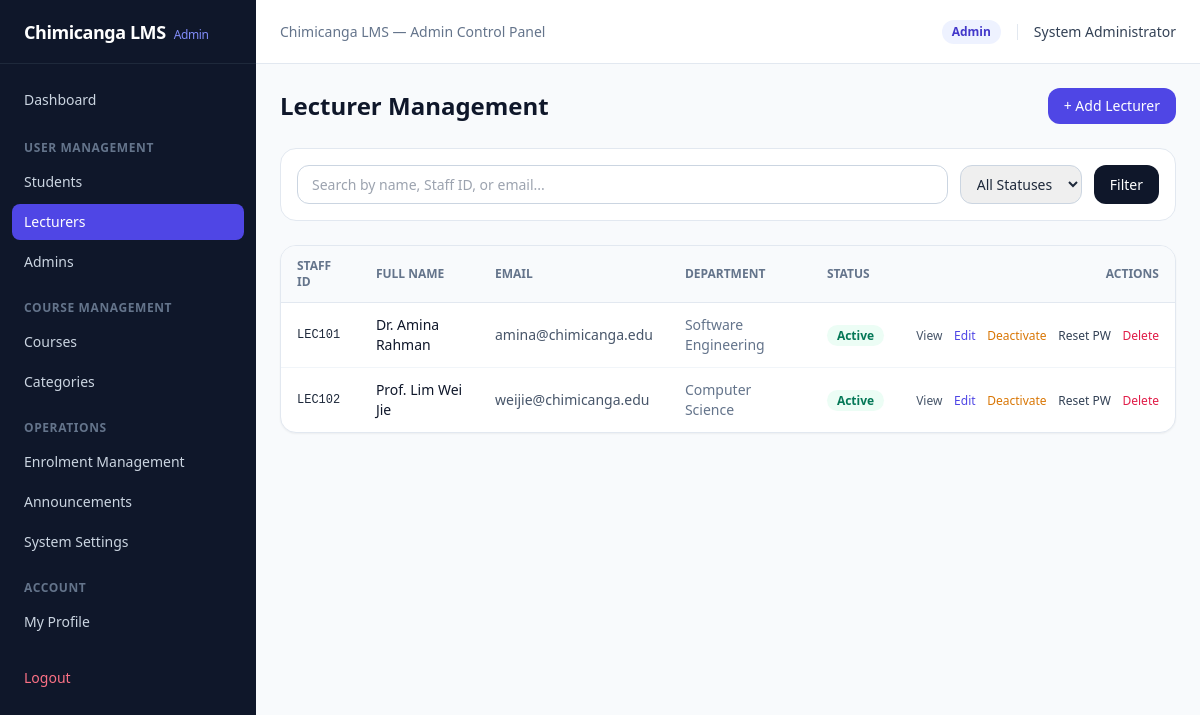
/admin/lecturers.php (signed in), run on an earlier commit of the app's database.
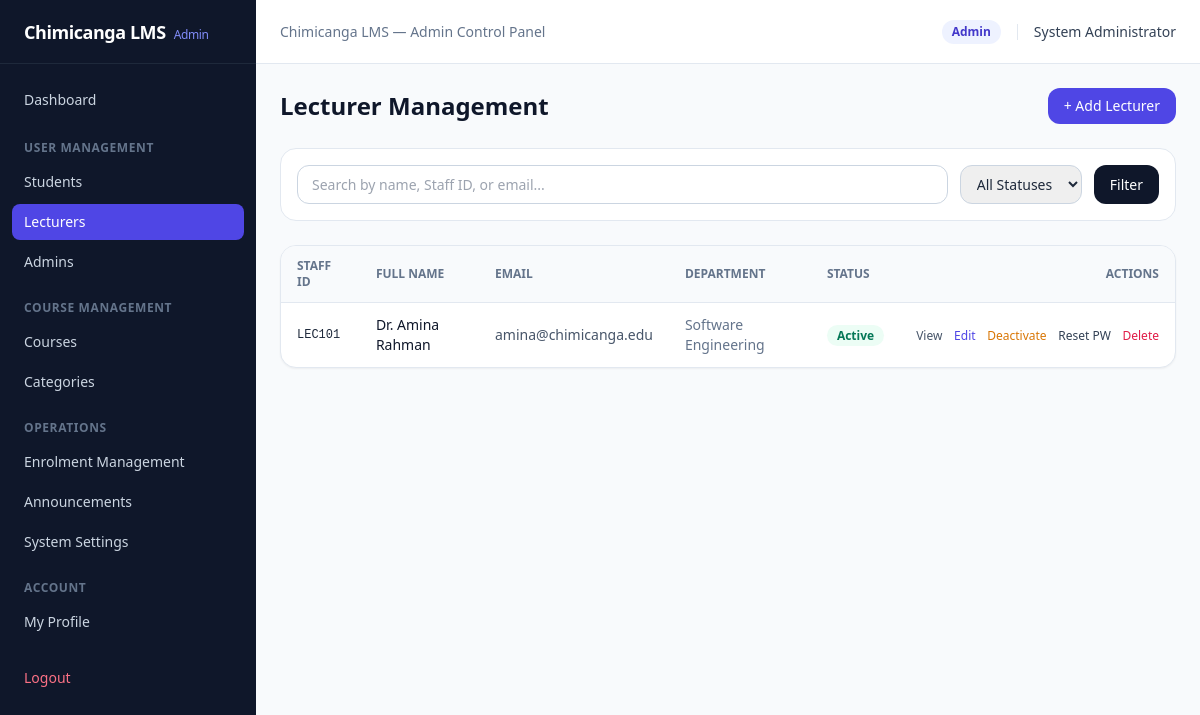
And on a later commit of the database.
### tables this page shows
CREATE TABLE `users` (
  `user_id` INT UNSIGNED AUTO_INCREMENT PRIMARY KEY,
  `staff_student_id` VARCHAR(30) NOT NULL UNIQUE,
  `full_name` VARCHAR(120) NOT NULL,
  `email` VARCHAR(150) NOT NULL UNIQUE,
  `password_hash` VARCHAR(255) NOT NULL,
  `role` ENUM('admin', 'lecturer', 'student') NOT NULL DEFAULT 'student',
  `department` VARCHAR(100) NULL,
  `phone` VARCHAR(30) NULL,
  `profile_photo` VARCHAR(255) NULL,
  `status` ENUM('active', 'inactive') NOT NULL DEFAULT 'active',
  `must_change_password` TINYINT(1) NOT NULL DEFAULT 0,
  `created_at` TIMESTAMP DEFAULT CURRENT_TIMESTAMP
);

### admin/lecturers.php (the view, shortened to what this page needs)
<?php
require_once __DIR__ . '/../includes/header.php';
$search = trim($_GET['search'] ?? '');
$sql = "SELECT * FROM users WHERE role = 'lecturer'";
$params = [];
$sql .= " ORDER BY created_at DESC";
$stmt = $pdo->prepare($sql);
$stmt->execute($params);
$usersList = $stmt->fetchAll();
?>
<div class="flex flex-col sm:flex-row sm:items-center justify-between gap-4 mb-6">
    <h1 class="text-2xl font-bold text-slate-900">Lecturer Management</h1>
    <button onclick="document.getElementById('createModal').classList.remove('hidden')" class="bg-indigo-600 hover:bg-indigo-700 text-white text-sm font-medium px-4 py-2 rounded-xl">
        + Add Lecturer
    </button>
</div>
<form method="GET" class="bg-white p-4 rounded-2xl border border-slate-200 mb-6 flex flex-wrap gap-3">
    <input type="text" name="search" value="<?= htmlspecialchars($search) ?>" placeholder="Search by name, Staff ID, or email..." class="flex-1 min-w-[200px] border border-slate-300 rounded-xl px-3.5 py-2 text-sm">
    <select name="status" class="border border-slate-300 rounded-xl px-3 py-2 text-sm">
        <option value="">All Statuses</option>
    </select>
    <button type="submit" class="bg-slate-900 text-white text-sm font-medium px-4 py-2 rounded-xl">Filter</button>
</form>
<div class="bg-white rounded-2xl border border-slate-200 shadow-sm overflow-x-auto">
    <table class="w-full text-left text-sm">
        <thead>
            <tr class="border-b border-slate-200 bg-slate-50 text-xs font-semibold uppercase text-slate-500">
                <th class="py-3 px-4">Staff ID</th>
                <th class="py-3 px-4">Full Name</th>
                <th class="py-3 px-4">Email</th>
                <th class="py-3 px-4">Department</th>
                <th class="py-3 px-4">Status</th>
                <th class="py-3 px-4 text-right">Actions</th>
            </tr>
        </thead>
        <tbody class="divide-y divide-slate-100">
            <?php foreach ($usersList as $u): ?>
                <tr>
                    <td class="py-3 px-4 font-mono text-xs"><?= htmlspecialchars($u['staff_student_id']) ?></td>
                    <td class="py-3 px-4 font-medium text-slate-900"><?= htmlspecialchars($u['full_name']) ?></td>
                    <td class="py-3 px-4 text-slate-600"><?= htmlspecialchars($u['email']) ?></td>
                    <td class="py-3 px-4 text-slate-500"><?= htmlspecialchars($u['department'] ?? '—') ?></td>
                    <td class="py-3 px-4">
                        <span class="px-2.5 py-0.5 rounded-full text-xs font-semibold <?= $u['status'] === 'active' ? 'bg-emerald-50 text-emerald-700' : 'bg-rose-50 text-rose-700' ?>">
                            <?= ucfirst($u['status']) ?>
                        </span>
                    </td>
                    <td class="py-3 px-4 text-right space-x-2 whitespace-nowrap">
                        <a href="?view=<?= (int)$u['user_id'] ?>" class="text-xs text-slate-600 hover:underline">View</a>
                        <a href="?edit=<?= (int)$u['user_id'] ?>" class="text-xs text-indigo-600 hover:underline">Edit</a>
                        <form action="../actions/user_toggle_status.php" method="POST" class="inline">
                            <button type="submit" class="text-xs text-amber-600 hover:underline">
                                <?= $u['status'] === 'active' ? 'Deactivate' : 'Activate' ?>
                            </button>
                        </form>
                        <button onclick="openResetModal(<?= (int)$u['user_id'] ?>, '<?= htmlspecialchars(addslashes($u['full_name'])) ?>')" class="text-xs text-slate-700 hover:underline">Reset PW</button>
                        <form action="../actions/user_delete.php" method="POST" class="inline" onsubmit="return confirm('Delete this account permanently?');">
                            <button type="submit" class="text-xs text-rose-600 hover:underline">Delete</button>
                        </form>
                    </td>
                </tr>
            <?php endforeach; ?>
        </tbody>
    </table>
</div>
<?php require_once __DIR__ . '/../includes/footer.php'; ?>

What changed in the data, as far as the page shows it:
no longer on this page (row edited): users: staff_student "LEC102", full_name "Prof. Lim Wei Jie", email "weijie@chimicanga.edu", department "Computer Science", status "Active", shows "Deactivate"
